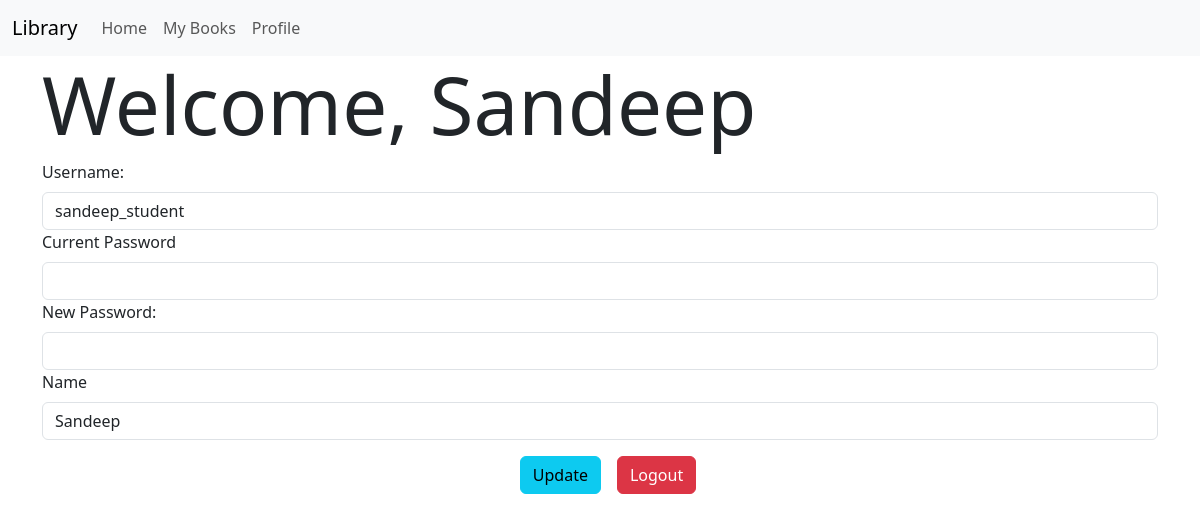
Page /profile (signed in) on the earlier database version.
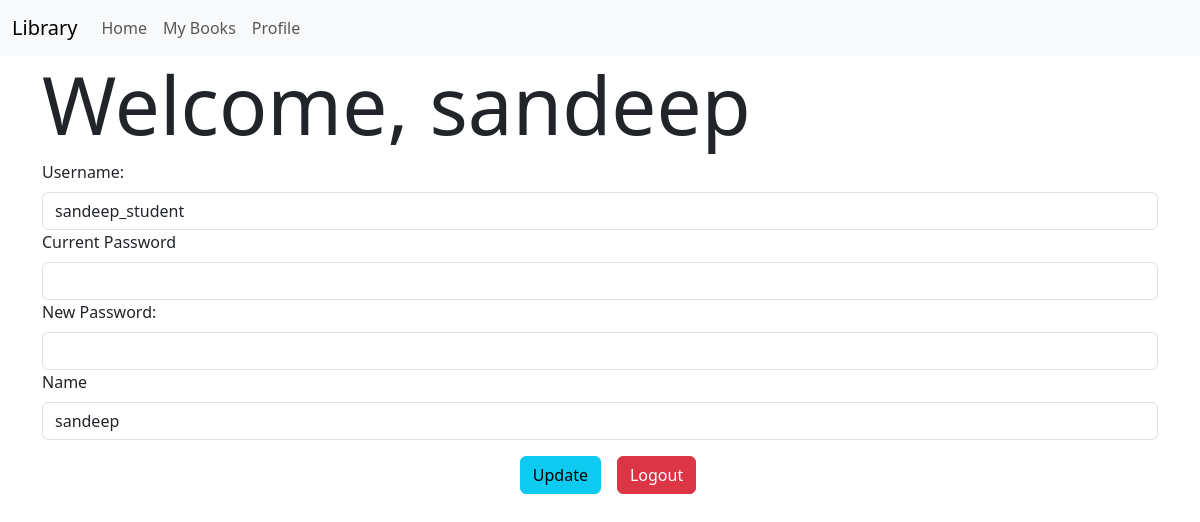
Same page on the later database version.
### models.py (models this page shows)
class User(db.Model):
    id = db.Column(db.Integer, primary_key=True)
    username = db.Column(db.String(32), unique=True, nullable=False)
    passhash = db.Column(db.String(256), nullable=False)
    name = db.Column(db.String(64), nullable=False)
    is_librarian = db.Column(db.Boolean, nullable=False, default=False)

### routes.py (the view)
@app.route('/profile')
@auth_required
def profile():
    user = User.query.get(session['user_id'])
    return render_template('profile.html', user=user)

### routes.py (called while the page is built)
def auth_required(func):
    @wraps(func)
    def inner(*args, **kwargs):
        if 'user_id' in session:
            return func(*args, **kwargs)
        else:
            flash('Please login to continue')
            return redirect(url_for('login'))
    return inner

### templates/profile.html (shortened to what this page needs)
{% extends 'layout.html' %}
{% block content %}
<h1 class="display-1"> Welcome, {{user.name}} </h1>
<form action="" method="post" class="form">
    <div class="form-group">
        <label for="username" class="form-label">Username:</label>
        <input type="text" name="username" id="username" value="{{user.username}}"
        class="form-control" >
    </div>
    <div class="form-group">
        <label for="cpassword" class="form-label">Current Password</label>
        <input type="password" name="cpassword" id="cpassword" class="form-control" >
    </div>
    <div class="form-group">
        <label for="password" class="form-label">New Password:</label>
        <input type="password" name="password" id="password" class="form-control" >
    </div>
    <div class="form-group">
        <label for="name" class="form-label">Name</label>
        <input type="text" name="name" id="name" value="{{user.name}}" class="form-control">
    </div>
    <div class="buttons d-flex justify-content-center align-items-center">
        <div class="form-group m-3">
            <input type="submit" value="Update" class="btn btn-info">
        </div>
        <a href="{{url_for('logout')}}" class="btn btn-danger">Logout</a>
    </div>
</form>
{% endblock %}

Differences in the rows shown:
changed User "sandeep_student": name "Sandeep" → "sandeep"
